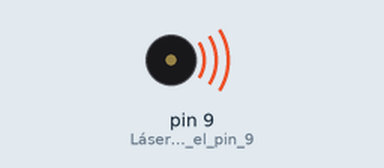
Simulated run of this sketch. Board: Arduino Uno, built with avr-gcc and run on an emulated ATmega328P. Parts: buzzer (waves = sounding).

Above: at 0.5 s.
Timing chart, 0 to 4.6 s (numbered marks = the images above):
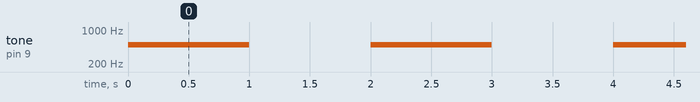

The sketch:

ENC_APA.ino
```cpp
void setup() {
  pinMode(9, OUTPUT); // Láser en el pin 9
}

void loop() {
  // --- PRENDIDO ---
  // Usamos tone 500Hz para que pase por tu condensador
  // Tu ojo lo verá como "PRENDIDO FIJO"
  tone(9, 500);
  delay(1000); // Espera 1 segundo

  // --- APAGADO ---
  noTone(9);
  delay(1000); // Espera 1 segundo
}
```

Measured:
- by itself, tone on pin 9 (Láser_en_el_pin_9): alternates 500 Hz for 1.0 s and silent for 1.0 s
